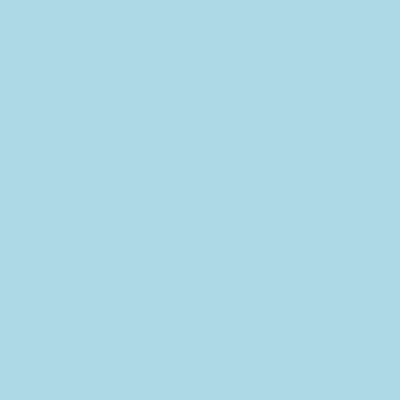
Frame 1 (no input)
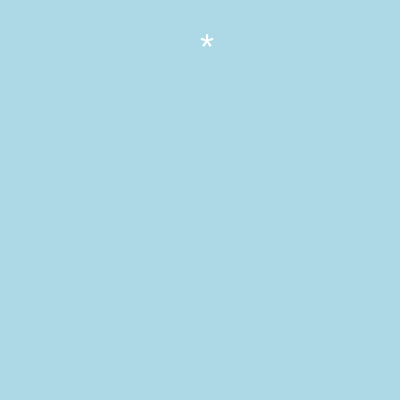
Frame 60 (no input)
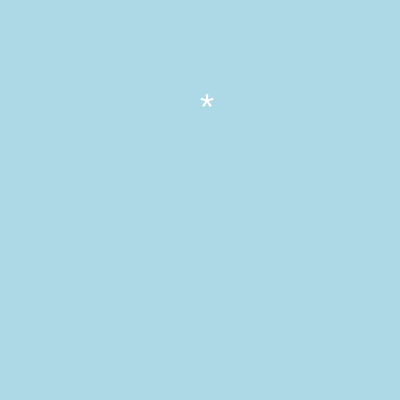
Frame 120 (the mouse pressed at the canvas centre since frame 60)

The p5.js sketch that drew these frames (run headless with seeded random() and noise() and a simulated clock; from frame 60 on, the mouse is pressed at the canvas centre):

// p5.js sketch
// ── sketch.js
// Anlegen einer globalen Variablen ypos, der y-Koordinate der Schneeflocke,
// und zuweisen des Wertes 0.
let ypos = 0;

function setup() { 
  createCanvas(400, 400);
}

function draw() {
  background("lightblue");
  
  // Zeichnen der Flocke als weißen Sternchen-Text der Größe 36.
  fill("white");
  textSize(36);
  // Die y-location wird mit der Variablen gesetzt.
  text("*", width/2, ypos);
  
  
  // Prüfe, ob die y-location kleiner als die Höhe der Zeichenfläche ist.
  // Falls ja, führe den Befehl in der if-Schleife aus.
  if (ypos < height) {
    // Die Variable wird um eins erhöht. Damit fällt die Flocke herunter.
    ypos = ypos+1;
  }
}
